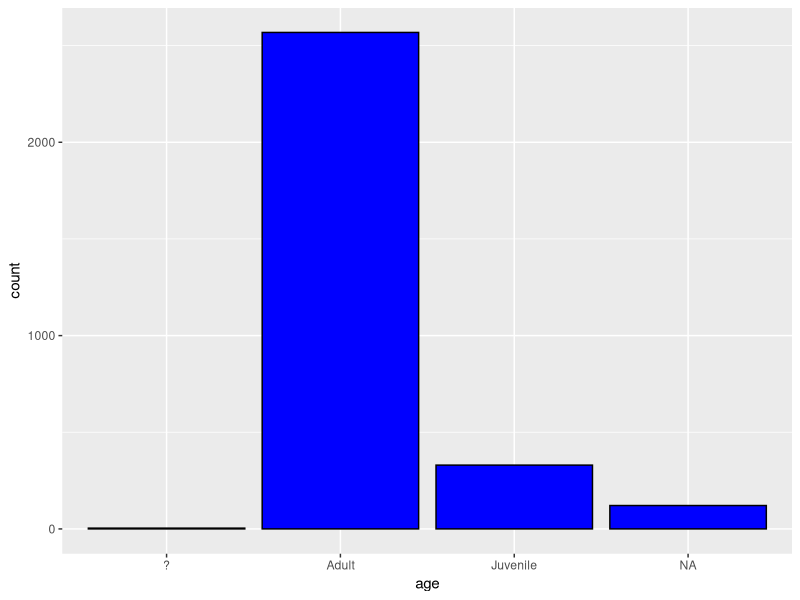
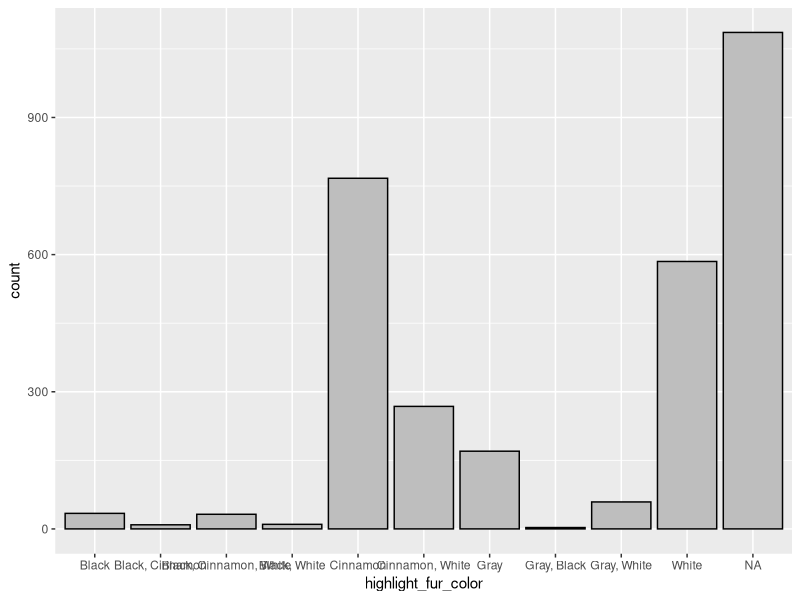
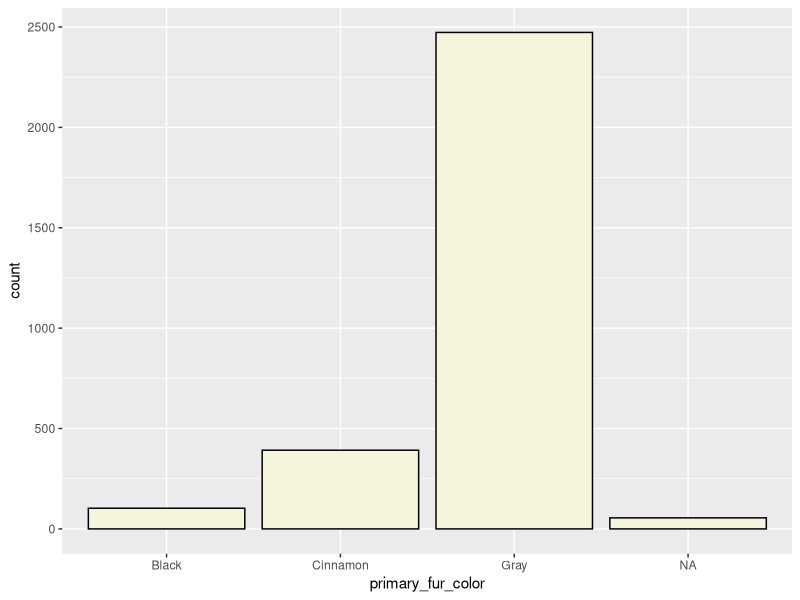

The R source for these figures, in order: (Note: this script raises an error after producing the figures.)
#library(readr) ?????????????

nyc_squirrels <- read.csv('nyc_squirrels.csv')

View(nyc_squirrels)
nrow(nyc_squirrels)
ncol(nyc_squirrels)

col_names <- colnames(nyc_squirrels)
class(col_names)
# I create subsets of column names by category:
location <- c('long', 'lat', 'lat_long', 'hectare', 'location', 'above_ground_sighter_measurement', 'specific_location', 'zip_codes', 'community_districts', 'borough_boundaries', 'city_council_districts', 'police_precincts')
features <- c('age', 'primary_fur_color', 'highlight_fur_color', 'combination_of_primary_and_highlight_color', 'color_notes')
behavior <- c('running', 'chasing', 'climbing', 'eating', 'foraging', 'other_activities', 'kuks', 'quaas', 'moans', 'tail_flags', 'tail_twitches', 'approaches', 'indifferent', 'runs_from', 'other_interactions')

# Now, I create new dataframes, subsets from nyc_squirrels:
location_df <- subset(nyc_squirrels, select=c('long', 'lat', 'lat_long', 'hectare', 'location', 'above_ground_sighter_measurement', 'community_districts', 'borough_boundaries', 'city_council_districts', 'police_precincts')) # I removed 2 columns: 'specific_location' and zip_codes'
features_df <- subset(nyc_squirrels, select=c('age', 'primary_fur_color', 'highlight_fur_color', 'combination_of_primary_and_highlight_color')) # I remove the 'color_notes' columns because it's not of much use
behavior_df <- subset(nyc_squirrels, select=c('running', 'chasing', 'climbing', 'eating', 'foraging', 'kuks', 'quaas', 'moans', 'tail_flags', 'tail_twitches', 'approaches', 'indifferent', 'runs_from')) # I removed 2 columns: 'other_activities' and 'other_interactions'

head(location_df)

### ToDo: remove NA values and run the summaries again

summary(location_df)
summary(features_df)
summary(behavior_df)

######## change col type
######## plot a few cols :P :D

### I start working with the features_df:

# histogram:
library(ggplot2)

### ToDo: remove NA values
ggplot(data=features_df, aes(x=age)) + geom_bar(color="black", fill="blue")
ggplot(data=features_df, aes(x=highlight_fur_color)) + geom_bar(color="black", fill="grey") # rearrange variables, change colors
ggplot(data=features_df, aes(x=primary_fur_color)) + geom_bar(color="black", fill="beige")

ggplot(data=behavior_df, aes(x=age)) + geom_bar(color="black", fill="blue")

behavior_freq <- summary(behavior_df)
behavior_freq

# plot:
#   bar plot:
#     coat colors (bar=color)
#     most frequent sightings
#     different behaviors <<<<<<<<<< I'm HERE
#   histogram:
#     age
#   heatmap:
#     behavior (avoid/approach) vs age